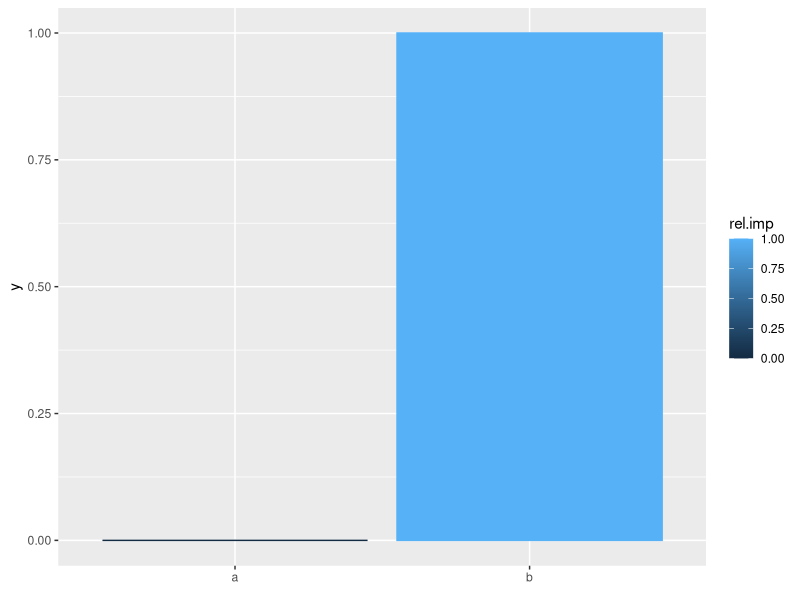

Here is the R script that generated this plot:
library(clusterGeneration)
library(nnet)
library(ggplot2)
library(plyr)
library(scales)
library(reshape)
ITORATIONS <- (1000) #A
a <- (rnorm(ITORATIONS, mean = 0, sd = 1) ) #A
b <- a*2 #A
M <- cbind(a,b) #A
OUTPUT_A <- cov(M) #A
num.vars<- 2 #number of variables #A
num.obs<- ITORATIONS # lenght of data #A
cov.mat<- OUTPUT_A #A
#ITORATIONS <- (8) #B
#a <- rnorm(ITORATIONS, 0,20) #B
#b <- rnorm(ITORATIONS, 0,10) #B
#c <- rnorm(ITORATIONS, 0,5) #B
#M <- rbind(a,b,c) #B
#num.vars<- ITORATIONS #B
#num.obs<- 3 #B
#OUTPUT_B <- cov(M) #B
#cov.mat<- OUTPUT_B #B
rand.vars<-mvrnorm(num.obs,rep(0,num.vars),Sigma=cov.mat) #Simulate from a Multivariate Normal Distribution
parms<-runif(num.vars,min(cov.mat),max(cov.mat)) #The Uniform Distribution
y <-rand.vars %*% matrix(parms) #y <-rand.vars %*% matrix(parms) + rnorm(num.obs,sd=20)
#prep data and create neural network
y <- data.frame((y-min(y))/(max(y)-min(y)))
names(y)<-'y'
rand.vars<-data.frame(rand.vars)
mod1<-nnet(rand.vars,y,size=2,linout=T) #Fit Neural Networks
gar.fun<-function(out.var,mod.in,bar.plot=T,struct=NULL,x.lab=NULL,
                  y.lab=NULL, wts.only = F){
  # function works with neural networks from neuralnet, nnet, and RSNNS package
  # manual input vector of weights also okay
  #sanity checks
  if('numeric' %in% class(mod.in)){
    if(is.null(struct)) stop('Three-element vector required for struct')
    if(length(mod.in) != ((struct[1]*struct[2]+struct[2]*struct[3])+(struct[3]+struct[2])))
      stop('Incorrect length of weight matrix for given network structure')
    if(substr(out.var,1,1) != 'Y' | 
       class(as.numeric(gsub('^[A-Z]','', out.var))) != 'numeric')
      stop('out.var must be of form "Y1", "Y2", etc.')
  }
  if('train' %in% class(mod.in)){
    if('nnet' %in% class(mod.in$finalModel)){
      mod.in<-mod.in$finalModel
      warning('Using best nnet model from train output')
    }
    else stop('Only nnet method can be used with train object')
  }
  #gets weights for neural network, output is list
  #if rescaled argument is true, weights are returned but rescaled based on abs value
  nnet.vals<-function(mod.in,nid,rel.rsc,struct.out=struct){
    if('numeric' %in% class(mod.in)){
      struct.out<-struct
      wts<-mod.in
    }
    #neuralnet package
    if('nn' %in% class(mod.in)){
      struct.out<-unlist(lapply(mod.in$weights[[1]],ncol))
      struct.out<-struct.out[-length(struct.out)]
      struct.out<-c(
        length(mod.in$model.list$variables),
        struct.out,
        length(mod.in$model.list$response)
      )  
      wts<-unlist(mod.in$weights[[1]]) 
    }
    #nnet package
    if('nnet' %in% class(mod.in)){
      struct.out<-mod.in$n
      wts<-mod.in$wts
    }
    #RSNNS package
    if('mlp' %in% class(mod.in)){
      struct.out<-c(mod.in$nInputs,mod.in$archParams$size,mod.in$nOutputs)
      hid.num<-length(struct.out)-2
      wts<-mod.in$snnsObject$getCompleteWeightMatrix()
      #get all input-hidden and hidden-hidden wts
      inps<-wts[grep('Input',row.names(wts)),grep('Hidden_2',colnames(wts)),drop=F]
      inps<-melt(rbind(rep(NA,ncol(inps)),inps))$value
      uni.hids<-paste0('Hidden_',1+seq(1,hid.num))
      for(i in 1:length(uni.hids)){
        if(is.na(uni.hids[i+1])) break
        tmp<-wts[grep(uni.hids[i],rownames(wts)),grep(uni.hids[i+1],colnames(wts)),drop=F]
        inps<-c(inps,melt(rbind(rep(NA,ncol(tmp)),tmp))$value)
      }
      #get connections from last hidden to output layers
      outs<-wts[grep(paste0('Hidden_',hid.num+1),row.names(wts)),grep('Output',colnames(wts)),drop=F]
      outs<-rbind(rep(NA,ncol(outs)),outs)
      #weight vector for all
      wts<-c(inps,melt(outs)$value)
      assign('bias',F,envir=environment(nnet.vals))
    }
    if(nid) wts<-rescale(abs(wts),c(1,rel.rsc))
    #convert wts to list with appropriate names 
    hid.struct<-struct.out[-c(length(struct.out))]
    row.nms<-NULL
    for(i in 1:length(hid.struct)){
      if(is.na(hid.struct[i+1])) break
      row.nms<-c(row.nms,rep(paste('hidden',i,seq(1:hid.struct[i+1])),each=1+hid.struct[i]))
    }
    row.nms<-c(
      row.nms,
      rep(paste('out',seq(1:struct.out[length(struct.out)])),each=1+struct.out[length(struct.out)-1])
    )
    out.ls<-data.frame(wts,row.nms)
    out.ls$row.nms<-factor(row.nms,levels=unique(row.nms),labels=unique(row.nms))
    out.ls<-split(out.ls$wts,f=out.ls$row.nms)
    assign('struct',struct.out,envir=environment(nnet.vals))
    out.ls
  }
  # get model weights
  best.wts<-nnet.vals(mod.in,nid=F,rel.rsc=5,struct.out=NULL)
  # weights only if T
  if(wts.only) return(best.wts)
  #get variable names from mod.in object
  #change to user input if supplied
  if('numeric' %in% class(mod.in)){
    x.names<-paste0(rep('X',struct[1]),seq(1:struct[1]))
    y.names<-paste0(rep('Y',struct[3]),seq(1:struct[3]))
  }
  if('mlp' %in% class(mod.in)){
    all.names<-mod.in$snnsObject$getUnitDefinitions()
    x.names<-all.names[grep('Input',all.names$unitName),'unitName']
    y.names<-all.names[grep('Output',all.names$unitName),'unitName']
  }
  if('nn' %in% class(mod.in)){
    x.names<-mod.in$model.list$variables
    y.names<-mod.in$model.list$response
  }
  if('xNames' %in% names(mod.in)){
    x.names<-mod.in$xNames
    y.names<-attr(terms(mod.in),'factor')
    y.names<-row.names(y.names)[!row.names(y.names) %in% x.names]
  }
  if(!'xNames' %in% names(mod.in) & 'nnet' %in% class(mod.in)){
    if(is.null(mod.in$call$formula)){
      x.names<-colnames(eval(mod.in$call$x))
      y.names<-colnames(eval(mod.in$call$y))
    }
    else{
      forms<-eval(mod.in$call$formula)
      x.names<-mod.in$coefnames
      facts<-attr(terms(mod.in),'factors')
      y.check<-mod.in$fitted
      if(ncol(y.check)>1) y.names<-colnames(y.check)
      else y.names<-as.character(forms)[2]
    } 
  }
  # get index value for response variable to measure
  if('numeric' %in% class(mod.in)){
    out.ind <- as.numeric(gsub('^[A-Z]','',out.var))
  } else {
    out.ind<- grep(out.var, y.names)
  }
  #change variables names to user sub 
  if(!is.null(x.lab)){
    if(length(x.names) != length(x.lab)) stop('x.lab length not equal to number of input variables')
    else x.names<-x.lab
  }
  if(!is.null(y.lab)){
    y.names<-y.lab
  } else {
    y.names <- y.names[grep(out.var, y.names)]
  }
  # organize hidden layer weights for matrix mult
  inp.hid <- best.wts[grep('hidden', names(best.wts))]
  split_vals <- substr(names(inp.hid), 1, 8)
  inp.hid <- split(inp.hid, split_vals)
  inp.hid <- lapply(inp.hid, function(x) t(do.call('rbind', x))[-1, ])
  # final layer weights for output
  hid.out<-best.wts[[grep(paste('out',out.ind),names(best.wts))]][-1]
  # matrix multiplication of output layer with connecting hidden layer
  max_i <- length(inp.hid)
  sum_in <- as.matrix(inp.hid[[max_i]]) %*% matrix(hid.out)
  # recursive matrix multiplication for all remaining hidden layers
  # only for multiple hidden layers
  if(max_i != 1){ 
    for(i in (max_i - 1):1) sum_in <- as.matrix(inp.hid[[i]]) %*% sum_in
    # final contribution vector for all inputs
    inp.cont <- sum_in 
  } else {
    inp.cont <- sum_in
  }
  #get relative contribution
  #inp.cont/sum(inp.cont)
  rel.imp<-{
    signs<-sign(inp.cont)
    signs*rescale(abs(inp.cont),c(0,1))
  }
  if(!bar.plot){
    out <- data.frame(rel.imp)
    row.names(out) <- x.names
    return(out)
  }
  to_plo <- data.frame(rel.imp,x.names)[order(rel.imp),,drop = F]
  to_plo$x.names <- factor(x.names[order(rel.imp)], levels = x.names[order(rel.imp)])
  out_plo <- ggplot(to_plo, aes(x = x.names, y = rel.imp, fill = rel.imp,
                                colour = rel.imp)) + 
    geom_bar(stat = 'identity') + 
    scale_x_discrete(element_blank()) +
    scale_y_continuous(y.names)
  return(out_plo)
}
#create a pretty color vector for the bar plot
#use the function on the model created above
par(mar=c(3,4,1,1),family='serif')
gar.fun('y',mod1)
a
